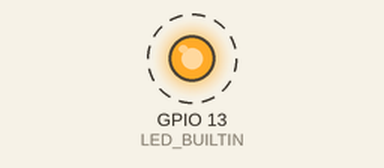
Recording of a sketch running on a simulated ESP32. On the bench: output pins drawn as LEDs (lit = HIGH). Dashed ring = blinking.

Above: at 0.5 s.
Timing chart, 0 to 4.6 s (numbered marks = the images above):
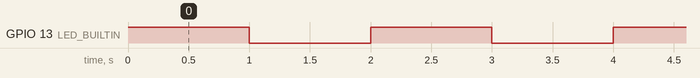

The sketch:

ESP32-TTGO-TCALL-LEDBLINK.ino
```cpp
int LED_BUILTIN = 13;

void setup() {
  Serial.begin(115200);
  // inicializa o pino digital LED_BUILTIN como saída.
  pinMode(LED_BUILTIN, OUTPUT);
}

// a função de loop é executada repetidamente para sempre
void loop() {
  digitalWrite(LED_BUILTIN, HIGH);  // liga o LED (HIGH é o nível de tensão)
  //Serial.println("LED Ligado!");
  delay(1000);                     // espera um segundo
  digitalWrite(LED_BUILTIN, LOW);  // desliga o LED tornando a voltagem BAIXA
  //Serial.println("LED Desligado!");
  delay(1000);  // espera um segundo
}
```

Measured:
- by itself, GPIO 13 (LED_BUILTIN): alternates HIGH for 1.0 s and LOW for 1.0 s
